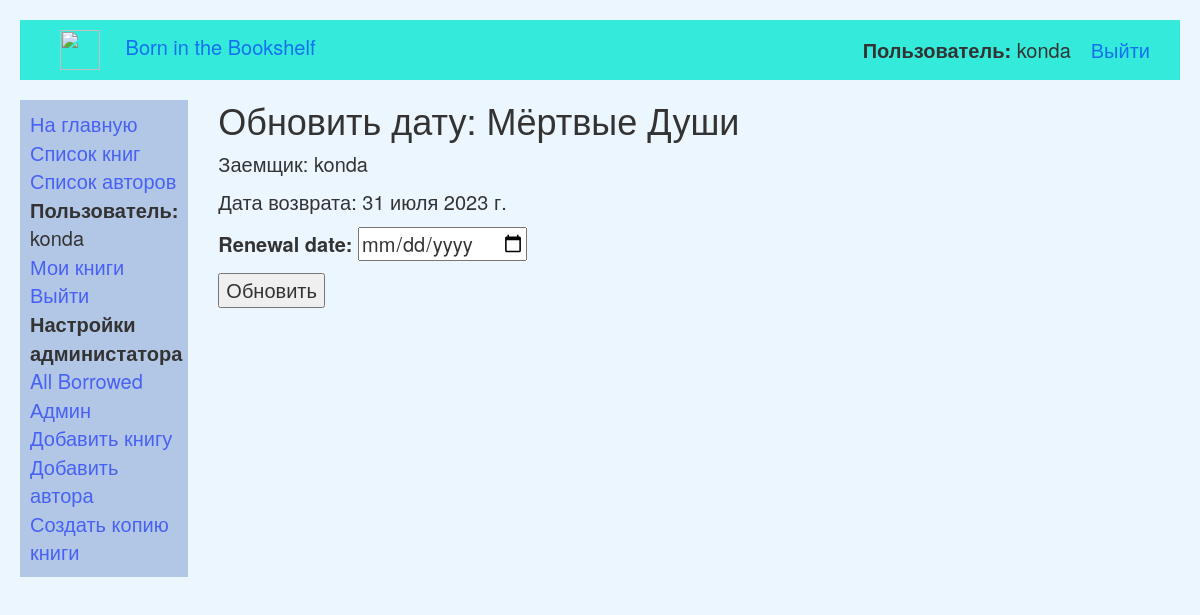
The page /catalog/booki/6f2cfe78b862412bbda408f33acb5494/ (signed in) on the database its author committed.
### catalog/models.py (models this page shows, shortened)
class BookInstance(models.Model):
    id = models.UUIDField(primary_key=True, default=uuid.uuid4,
                          help_text="Уникальный идентификатор этой конкретной книги во всей библиотеке")
    book = models.ForeignKey('Book', on_delete=models.SET_NULL, null=True, verbose_name='Книга')
    imprint = models.CharField(max_length=200, verbose_name='Номер')
    due_back = models.DateField(null=True, blank=True, verbose_name='Дата возврата')
    borrower = models.ForeignKey(User, on_delete=models.SET_NULL, null=True, blank=True, verbose_name='Заемщик')
    LOAN_STATUS = (
        ('m', 'Maintenance'),
        ('o', 'On loan'),
        ('a', 'Доступно'),
        ('r', 'Reserved'),
    )
    status = models.CharField(max_length=1, choices=LOAN_STATUS, blank=True, default='m', help_text='Book availability',
                              verbose_name='Статус')
    class Meta:
        ordering = ["due_back"]
        permissions = (("can_mark_returned", "Set book as returned"),)

class Book(models.Model):
    def display_genre(self):
        return ', '.join([genre.name for genre in self.genre.all()[:3]])
    display_genre.short_description = 'Genre'
    title = models.CharField(max_length=40, verbose_name='Название')
    author = models.ForeignKey(Author, on_delete=models.SET_NULL, null=True, verbose_name='Автор')
    summary = models.TextField(max_length=1000, help_text="Enter a brief description of the book",
                               verbose_name='Описание')
    isbn = models.CharField('ISBN', max_length=13,
                            help_text='13 Character <a href="https://www.isbn-international.org/content/what-isbn">ISBN number</a>')
    genre = models.ManyToManyField(Genre, help_text="Select a genre for this book", verbose_name='Жанр')
    language = models.ForeignKey(Language, on_delete=models.SET_NULL, null=True, verbose_name='Язык')
    class Meta:
        ordering = ['title', 'author']

### catalog/views.py (the view)
# urls.py: path('booki/<pk>/', views.renew_book_librarian, name='renew-book-librarian'),
@permission_required('catalog.can_mark_returned')
def renew_book_librarian(request, pk):
    book_inst = get_object_or_404(BookInstance, pk=pk)
    if request.method == 'POST':
        form = RenewBookForm(request.POST)
        if form.is_valid():
            book_inst.due_back = form.cleaned_data['renewal_date']
            book_inst.save()
            return HttpResponseRedirect(reverse('all-borrowed'))
    else:
        proposed_renewal_date = datetime.date.today() + datetime.timedelta(weeks=3)
        form = RenewBookForm(initial={'renewal_date': proposed_renewal_date, })
    return render(request, 'catalog/book_renew_librarian.html', {'form': form, 'bookinst': book_inst})

### catalog/views.py (shortened to what this page needs)
class RenewBookForm(forms.Form):
    renewal_date = forms.DateField(widget=forms.DateInput(attrs={'type': 'date'}))

### catalog/templates/catalog/book_renew_librarian.html (shortened to what this page needs)
{% extends "catalog/base.html" %}
{% block content %}
    <h1>Обновить дату: {{bookinst.book.title}}</h1>
    <p>Заемщик: {{bookinst.borrower}}</p>
    <p>Дата возврата: {{bookinst.due_back}}</p>
<form method="post">
  {{ form.as_p }}
  <button type="submit">Обновить</button>
</form>
{% endblock %}

### catalog/templates/catalog/base.html (shortened to what this page needs)
<!DOCTYPE html>
<html lang="en">
<head>
    <link rel="stylesheet" href="https://maxcdn.bootstrapcdn.com/bootstrap/3.3.7/css/bootstrap.min.css">
    {% load static %}
    <link rel="stylesheet" href="{% static 'catalog/css/style.css' %}">
</head>
<body>
<header>
    <div class="header-navigation">
        <div>
            <img class="logo"
                 src="https://st2.depositphotos.com/1069290/5358/v/950/depositphotos_53581759-stock-illustration-book-icon-vector-logo.jpg"
                 alt="">
            <a href="{% url 'index'%}">Born in the Bookshelf</a>
        </div>
        <ul class="auntificated">
            {% if user.is_authenticated %}
            <li><b>Пользователь:</b> {{ user.get_username }}</li>
            <li><a href="{% url 'logout'%}?next={{request.path}}">Выйти</a></li>
            {% else %}
            <li><a href="{% url 'login'%}?next={{request.path}}">Войти</a></li>
            {% endif %}
        </ul>
    </div>
</header>
<div class="container-fluid">
    <div class="row">
        <div class="col-sm-2">
            {% block sidebar %}
            <ul class="sidebar-nav">
                <li><a href="{% url 'index' %}">На главную</a></li>
                <li><a href=" {% url 'books' %} ">Список книг</a></li>
                <li><a href=" {% url 'authors' %} ">Список авторов</a></li>
                {% if user.is_authenticated %}
                <li class="pidor"><b>Пользователь:</b> {{ user.get_username }}</li>
                <li><a href="{% url 'my-borrowed' %}">Мои книги</a></li>
                <li><a href="{% url 'logout'%}?next={{request.path}}">Выйти</a></li>
                {% else %}
                <li><a href="{% url 'login'%}?next={{request.path}}">Войти</a></li>
                {% endif %}
                {% if user.is_superuser %}
                <li><b>Настройки администатора</b></li>
                <li><a href="{% url 'all-borrowed' %}">All Borrowed</a></li>
                <li class="pidor"><a href="/admin">Админ</a></li>
                <li><a href="{% url 'book-create' %}">Добавить книгу</a></li>
                <li><a href="{% url 'author-create' %}">Добавить автора</a></li>
                <li><a href="{% url 'bookInstance-create' %}">Создать копию книги</a></li>
                {% endif %}
            </ul>
            {% endblock %}
        </div>
        <div class="col-sm-10 ">
            {% block content %}{% endblock %}
        </div>
    </div>
</div>
</body>
</html>

### catalog/static/catalog/css/style.css (style rules this page uses)
body { margin:20px; background-color: #ebf6ff; font-size:20px; }
header { background-color:#34ebdb; height:60px; }
.sidebar-nav { margin-top: 20px; padding: 10px; list-style: none; background-color:#355eab50; }
.logo { width: 40px; height: 40px; margin-right: 20px; margin-left: 30px; }
.header-navigation { padding:10px; justify-content: space-between; align-items:center; display: flex; }
.auntificated { margin:0; display:flex; }
.auntificated li { margin-right: 20px; list-style: none; }
.container-fluid { padding:0px; }
a { color: #001eff99; }

### rows shown on the page
BookInstance: book "Мёртвые Души", borrower "konda", due_back "31 июля 2023 г."

### other values the page prints
{{ user.get_username }} "konda"
